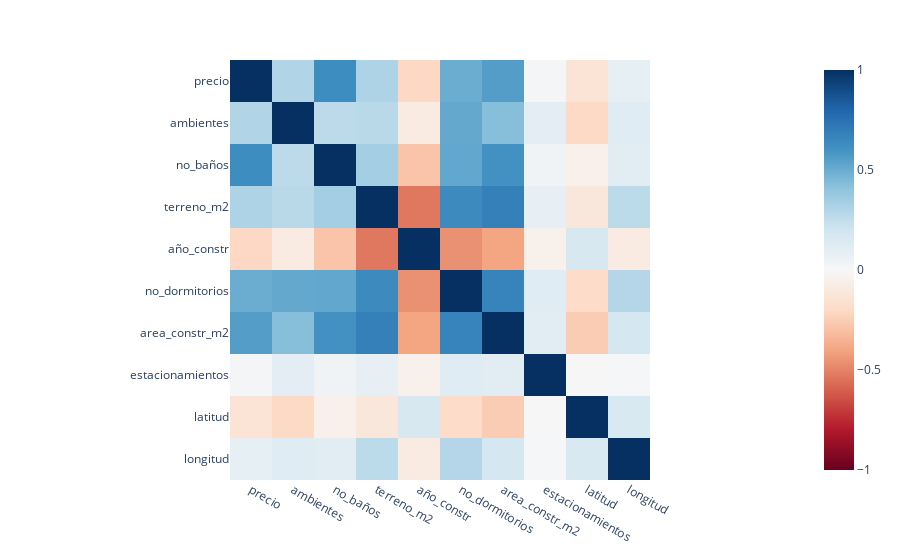

Notebook cell for this chart:
### Code cell
px.imshow(df.corr(numeric_only=True), zmin=-1, zmax=1, color_continuous_scale='rdbu')

### Figure 1 — Plotly figure (JSON) as saved in the notebook; plotly's stock layout.template omitted (floating-point values rounded to 4 significant figures)
{"data": [{"coloraxis": "coloraxis", "hovertemplate": "x: %{x}<br>y: %{y}<br>color: %{z}<extra></extra>", "name": "0", "type": "heatmap", "x": ["precio", "ambientes", "no_baños", "terreno_m2", "año_constr", "no_dormitorios", "area_constr_m2", "estacionamientos", "latitud", "longitud"], "xaxis": "x", "y": ["precio", "ambientes", "no_baños", "terreno_m2", "año_constr", "no_dormitorios", "area_constr_m2", "estacionamientos", "latitud", "longitud"], "yaxis": "y", "z": [[1, 0.3013, 0.6272, 0.3121, -0.2067, 0.4989, 0.5606, 0.02136, -0.1388, 0.09283], [0.3013, 1, 0.2678, 0.2777, -0.08553, 0.5151, 0.4282, 0.1072, -0.204, 0.127], [0.6272, 0.2678, 1, 0.3465, -0.2861, 0.5208, 0.6078, 0.04386, -0.05067, 0.1134], [0.3121, 0.2777, 0.3465, 1, -0.5336, 0.6412, 0.6847, 0.08477, -0.1112, 0.2704], [-0.2067, -0.08553, -0.2861, -0.5336, 1, -0.4567, -0.3999, -0.04816, 0.1686, -0.08616], [0.4989, 0.5151, 0.5208, 0.6412, -0.4567, 1, 0.6703, 0.1255, -0.1871, 0.2914], [0.5606, 0.4282, 0.6078, 0.6847, -0.3999, 0.6703, 1, 0.1174, -0.255, 0.1811], [0.02136, 0.1072, 0.04386, 0.08477, -0.04816, 0.1255, 0.1174, 1, -0.00413, 0.01254], [-0.1388, -0.204, -0.05067, -0.1112, 0.1686, -0.1871, -0.255, -0.00413, 1, 0.1569], [0.09283, 0.127, 0.1134, 0.2704, -0.08616, 0.2914, 0.1811, 0.01254, 0.1569, 1]]}], "layout": {"coloraxis": {"cmax": 1, "cmin": -1, "colorscale": [[0, "rgb(103,0,31)"], [0.1, "rgb(178,24,43)"], [0.2, "rgb(214,96,77)"], [0.3, "rgb(244,165,130)"], [0.4, "rgb(253,219,199)"], [0.5, "rgb(247,247,247)"], [0.6, "rgb(209,229,240)"], [0.7, "rgb(146,197,222)"], [0.8, "rgb(67,147,195)"], [0.9, "rgb(33,102,172)"], [1, "rgb(5,48,97)"]]}, "margin": {"t": 60}, "xaxis": {"anchor": "y", "constrain": "domain", "domain": [0, 1], "scaleanchor": "y"}, "yaxis": {"anchor": "x", "autorange": "reversed", "constrain": "domain", "domain": [0, 1]}}}
